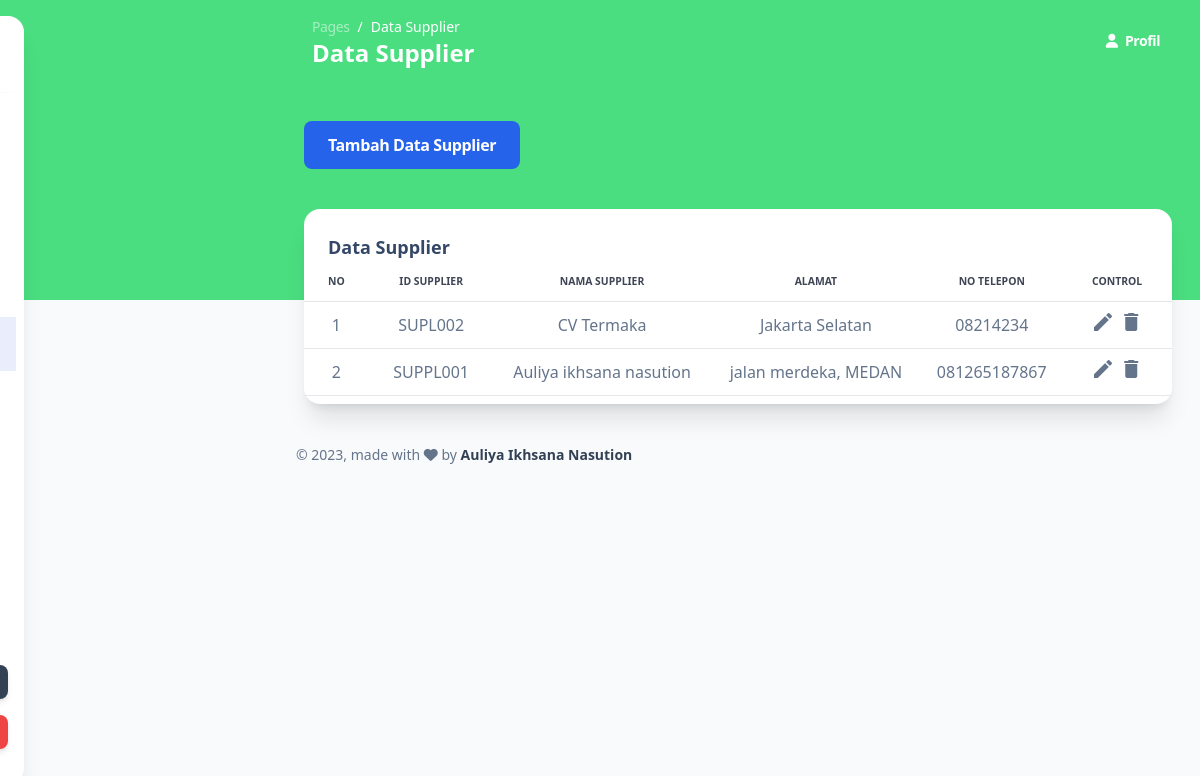
Screenshot of /build/pages/datasupplier.php (signed in) with the database file from the repository.
### tables this page shows
CREATE TABLE `supplier` (
  `id_supplier` char(10) NOT NULL DEFAULT '',
  `nama_supplier` varchar(100) DEFAULT NULL,
  `alamat` varchar(100) DEFAULT NULL,
  `no_telepon` varchar(50) DEFAULT NULL
);

### build/pages/datasupplier.php (the view, shortened to what this page needs)
<!DOCTYPE html>
<html>
<head>
  <link href="../assets/css/nucleo-icons.css" rel="stylesheet" />
  <link href="../assets/css/nucleo-svg.css" rel="stylesheet" />
  <link href="../assets/css/argon-dashboard-tailwind.css?v=1.0.1" rel="stylesheet" />
  <script src="https://cdn.tailwindcss.com"></script>
</head>
<body class="m-0 font-sans text-base antialiased font-normal dark:bg-slate-900 leading-default bg-gray-50 text-slate-500">
  <div class="absolute w-full bg-green-400 dark:hidden min-h-75"></div>
  <aside class="fixed inset-y-0 flex-wrap items-center justify-between block w-full p-0 my-4 overflow-y-auto antialiased transition-transform duration-200 -translate-x-full bg-white border-0 shadow-xl dark:shadow-none dark:bg-slate-850 max-w-64 ease-nav-brand z-990 xl:ml-6 rounded-2xl xl:left-0 xl:translate-x-0" aria-expanded="false">
    <div class="h-19">
      <a class="block px-8 py-6 m-0 text-sm whitespace-nowrap dark:text-white text-slate-700" href="datasupplier.php" target="_blank">
      </a>
    </div>
    <hr class="h-px mt-0 bg-transparent bg-gradient-to-r from-transparent via-black/40 to-transparent dark:bg-gradient-to-r dark:from-transparent dark:via-white dark:to-transparent" />
    <div class="items-center block w-auto max-h-screen overflow-auto h-sidenav grow basis-full">
      <ul class="flex flex-col pl-0 mb-0">
        <li class="mt-0.5 w-full">
          <a class="py-2.7  dark:text-white dark:opacity-80 text-sm ease-nav-brand my-0 mx-2 flex items-center whitespace-nowrap rounded-lg px-4 font-semibold text-slate-700 transition-colors" href="dashboard.php">
          </a>
        </li>
        <li class="mt-0.5 w-full">
          <a class=" dark:text-white dark:opacity-80 py-2.7 text-sm ease-nav-brand my-0 mx-2 flex items-center whitespace-nowrap px-4 transition-colors" href="datapelanggan.php">
          </a>
        </li>
        <li class="mt-0.5 w-full">
          <a class=" dark:text-white dark:opacity-80 py-2.7 text-sm ease-nav-brand my-0 mx-2 flex items-center whitespace-nowrap px-4 transition-colors" href="datakaryawan.php">
          </a>
        </li>
        <li class="mt-0.5 w-full">
          <a class=" dark:text-white dark:opacity-80 py-2.7 text-sm ease-nav-brand my-0 mx-2 flex items-center whitespace-nowrap px-4 transition-colors" href="dataobat.php">
          </a>
        </li>
        <li class="mt-0.5 w-full">
          <a class="bg-blue-500/13 dark:text-white dark:opacity-80 py-2.7 text-sm ease-nav-brand my-0 mx-2 flex items-center whitespace-nowrap px-4 transition-colors" href="datasupplier.php">
          </a>
        </li>
        <li class="mt-0.5 w-full">
          <a class=" dark:text-white dark:opacity-80 py-2.7 text-sm ease-nav-brand my-0 mx-2 flex items-center whitespace-nowrap px-4 transition-colors" href="datapenjualan.php">
          </a>
        </li>
        <li class="mt-0.5 w-full">
          <a class=" dark:text-white dark:opacity-80 py-2.7 text-sm ease-nav-brand my-0 mx-2 flex items-center whitespace-nowrap px-4 transition-colors" href="datapembelian.php">
          </a>
        </li>
      </ul>
    </div>
    <div class="mx-4">
      <div class="relative flex flex-col min-w-0 break-words bg-transparent border-0 shadow-none rounded-2xl bg-clip-border" sidenav-card>
        <div class="flex-auto w-full p-4 pt-0 text-center">
        </div>
      </div>
      <a href="" target="_blank" class="inline-block w-full px-8 py-2 mb-4 text-xs font-bold leading-normal text-center text-white capitalize transition-all ease-in rounded-lg shadow-md bg-slate-700 bg-150 hover:shadow-xs hover:-translate-y-px">Instagram</a>
      <a class="inline-block w-full px-8 py-2 text-xs font-bold leading-normal text-center text-white align-middle transition-all ease-in bg-red-500 border-0 rounded-lg shadow-md select-none bg-150 bg-x-25 hover:shadow-xs hover:-translate-y-px" href="logout.php">LOG OUT</a>
    </div>
  </aside>
  <main class="relative h-full max-h-screen transition-all duration-200 ease-in-out xl:ml-68 rounded-xl">
    <nav class="relative flex flex-wrap items-center justify-between px-0 py-2 mx-6 transition-all ease-in shadow-none duration-250 rounded-2xl lg:flex-nowrap lg:justify-start" navbar-main navbar-scroll="false">
      <div class="flex items-center justify-between w-full px-4 py-1 mx-auto flex-wrap-inherit">
        <nav>
          <ol class="flex flex-wrap pt-1 mr-12 bg-transparent rounded-lg sm:mr-16">
            <li class="text-sm leading-normal">
              <a class="text-white opacity-50" href="javascript:;">Pages</a>
            </li>
            <li class="text-sm pl-2 capitalize leading-normal text-white before:float-left before:pr-2 before:text-white before:content-['/']" aria-current="page">Data Supplier</li>
          </ol>
          <h6 class="mb-0 font-bold text-white capitalize text-2xl">Data Supplier</h6>
        </nav>
        <div class="flex items-center mt-2 grow sm:mt-0 sm:mr-6 md:mr-0 lg:flex lg:basis-auto">
          <ul class="flex flex-row justify-end pl-0 mb-0 list-none md-max:w-full">
            <li class="flex items-center">
              <a href="sign-in.html" class="block px-0 py-2 text-sm font-semibold text-white transition-all ease-nav-brand">
                <i class="fa fa-user sm:mr-1"></i>
                <span class="hidden sm:inline">Profil</span>
              </a>
            </li>
          </ul>
        </div>
      </div>
    </nav>
    <div class="mb-10 mt-10 w-fit">
      <a href="function/tambahdatasupplier.php" class="block ms-8 mt-6 py-3 px-6 rounded-lg bg-blue-600 text-white hover:bg-slate-400 hover:scale-110 font-bold ">Tambah Data Supplier</a>
    </div>
    <div class="flex flex-wrap -mx-3 ms-5 mt-4 me-4">
      <div class="flex-none w-full max-w-full px-3">
        <div class="relative flex flex-col min-w-0 mb-6 break-words bg-white border-0 border-transparent border-solid shadow-xl dark:bg-slate-850 dark:shadow-dark-xl rounded-2xl bg-clip-border">
          <div class="p-6 pb-0 mb-0 border-b-0 border-b-solid rounded-t-2xl border-b-transparent">
            <h6 class="dark:text-white font-semibold text-lg">Data Supplier</h6>
          </div>
          <div class="flex-auto px-0 pt-0 pb-2 ">
            <div class="p-0 overflow-x-auto">
              <table class="items-center w-full mb-0 align-top border-collapse dark:border-white/40 text-slate-500">
                <thead class="align-bottom">
                  <tr>
                    <th class="px-6 py-3 font-bold  uppercase align-middle bg-transparent border-b  #FFFFFFborder-collapse shadow-none dark:border-white/40 dark:text-white text-xxs border-b-solid tracking-none whitespace-nowrap text-slate-900 opacity-80 w-[5%]">No</th>
                    <th class="px-6 py-3 font-bold  uppercase align-middle bg-transparent border-b border-collapse shadow-none dark:border-white/40 dark:text-white text-xxs border-b-solid tracking-none whitespace-nowrap text-slate-900 opacity-80">ID Supplier</th>
                    <th class="px-6 py-3 font-bold  uppercase align-middle bg-transparent border-b border-collapse shadow-none dark:border-white/40 dark:text-white text-xxs border-b-solid tracking-none whitespace-nowrap text-slate-900 opacity-80">Nama Supplier</th>
                    <th class="px-6 py-3 font-bold text-center uppercase align-middle bg-transparent border-b border-collapse shadow-none dark:border-white/40 dark:text-white text-xxs border-b-solid tracking-none whitespace-nowrap text-slate-900 opacity-80">Alamat</th>
                    <th class="px-6 py-3 font-bold  uppercase align-middle bg-transparent border-b border-collapse shadow-none dark:border-white/40 dark:text-white text-xxs border-b-solid tracking-none whitespace-nowrap text-slate-900 opacity-80">No Telepon</th>
                    <th class="px-6 py-3 font-bold  uppercase align-middle bg-transparent border-b border-collapse shadow-none dark:border-white/40 dark:text-white text-xxs border-b-solid tracking-none whitespace-nowrap text-slate-900 opacity-80">Control</th>
                  </tr>
                </thead>
                <tbody class="align-center">
                  <?php
                  include "function/koneksi.php";
                  $data = mysqli_query($conn, "SELECT * FROM supplier");
                  $num = 1;
                  while ($row = mysqli_fetch_array($data)) {
                  ?>
                    <tr>
                      <td class="p-2 align-middle bg-transparent border-b dark:border-white/40 whitespace-nowrap shadow-transparent text-center w-[5%]"><?php echo $num++ ?>
                      </td>
                      <td class="p-2 align-middle bg-transparent border-b dark:border-white/40 whitespace-nowrap shadow-transparent text-center"><?php echo $row['id_supplier'] ?>
                      </td>
                      <td class="p-2 align-middle bg-transparent border-b dark:border-white/40 whitespace-nowrap shadow-transparent text-center"><?php echo $row['nama_supplier'] ?>
                      </td>
                      <td class="p-2 align-middle bg-transparent border-b dark:border-white/40 whitespace-nowrap shadow-transparent text-center"><?php echo $row['alamat'] ?>
                      </td>
                      <td class="p-2 align-middle bg-transparent border-b dark:border-white/40 whitespace-nowrap shadow-transparent text-center"><?php echo $row['no_telepon'] ?>
                      </td>
                      <td class="p-2 align-middle bg-transparent border-b dark:border-white/40 whitespace-nowrap shadow-transparent text-center">
                        <a href="function/editsupplier.php?id=<?php echo $row['id_supplier']; ?>"><i class="material-icons">edit</i></a>
                        <a href="function/deletesupplier.php?id=<?php echo $row['id_supplier']; ?>" onclick=" return confirm ('Apakah Anda Yakin Ingin Menghapus data Ini ?');"><i class="material-icons">delete</i></a>
                      </td>
                    <?php
                  }
                    ?>
                    </tr>
                </tbody>
              </table>
            </div>
          </div>
        </div>
      </div>
    </div>
    <footer class="pt-4">
      <div class="w-full px-6 mx-auto">
        <div class="flex flex-wrap items-center -mx-3 lg:justify-between">
          <div class="w-full max-w-full px-3 mt-0 mb-6 shrink-0 lg:mb-0 lg:w-1/2 lg:flex-none">
            <div class="text-sm leading-normal text-center text-slate-500 lg:text-left">
              ©
              made with <i class="fa fa-heart"></i> by
              <span class="font-semibold text-slate-700 dark:text-white">Auliya Ikhsana Nasution</span>
            </div>
          </div>
        </div>
      </div>
    </footer>
</body>
<script src="./assets/js/argon-dashboard-tailwind.js?v=1.0.1" async></script>
</html>

### rows the page displays
supplier: id_supplier "SUPL002", nama_supplier "CV Termaka", alamat "Jakarta Selatan", no_telepon "08214234"
supplier: id_supplier "SUPPL001", nama_supplier "Auliya ikhsana nasution", alamat "jalan merdeka, MEDAN", no_telepon "081265187867"
